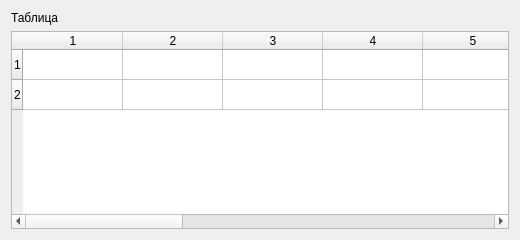
<?xml version="1.0" encoding="UTF-8"?>
<ui version="4.0"><class>Dialog</class><widget class="QDialog" name="Dialog"><property name="geometry"><rect><x>0</x><y>0</y><width>520</width><height>240</height></rect></property><property name="windowTitle"><string>#033 grid/118_wide_table_cell</string></property><layout class="QGridLayout" name="gridLayout"><property name="leftMargin"><number>11</number></property><property name="topMargin"><number>11</number></property><property name="rightMargin"><number>11</number></property><property name="bottomMargin"><number>11</number></property><property name="spacing"><number>6</number></property><item row="0" column="0" colspan="3"><widget class="QLabel" name="l1"><property name="text"><string>Таблица</string></property></widget></item><item row="1" column="0" colspan="3"><widget class="QTableWidget" name="table"><property name="rowCount"><number>2</number></property><property name="columnCount"><number>12</number></property></widget></item></layout></widget></ui>
